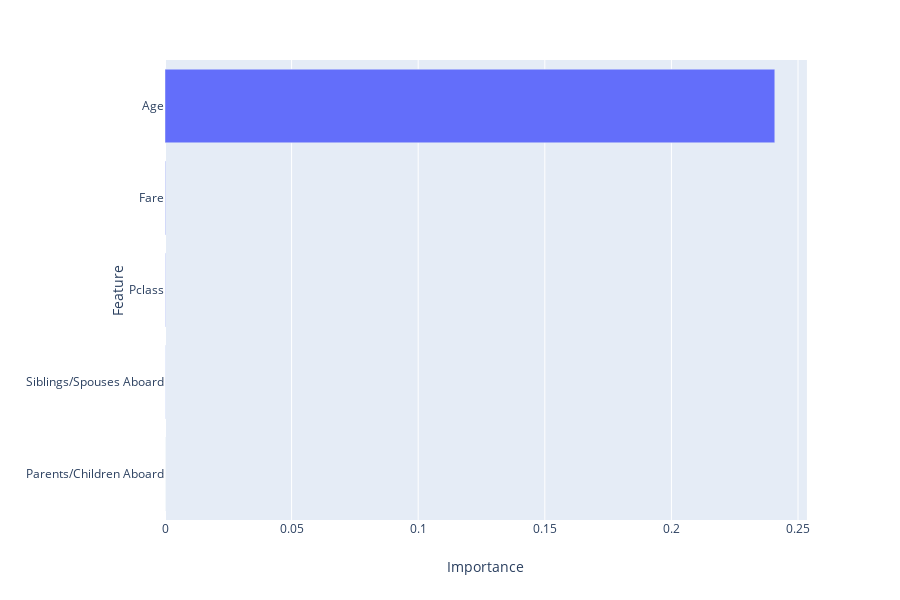

Here is the notebook cell this chart was saved with:
### Code cell
acme_rf.bar_plot()

### Figure 1 — Plotly figure (JSON) as saved in the notebook; plotly's stock layout.template omitted (floating-point values rounded to 4 significant figures)
{"data": [{"alignmentgroup": "True", "hoverlabel": {"namelength": 0}, "hovertemplate": "Importance=%{x}<br>Feature=%{y}", "legendgroup": "", "marker": {"color": "#636efa"}, "name": "", "offsetgroup": "", "orientation": "h", "showlegend": false, "textposition": "auto", "type": "bar", "x": [1.484e-07, 5.717e-05, 0.0001143, 0.0001849, 0.2408], "xaxis": "x", "y": ["Parents/Children Aboard", "Siblings/Spouses Aboard", "Pclass", "Fare", "Age"], "yaxis": "y"}], "layout": {"barmode": "relative", "height": 600, "legend": {"tracegroupgap": 0}, "margin": {"t": 60}, "xaxis": {"anchor": "y", "domain": [0, 0.98], "title": {"text": "Importance"}}, "yaxis": {"anchor": "x", "domain": [0, 1], "title": {"text": "Feature"}}}}
